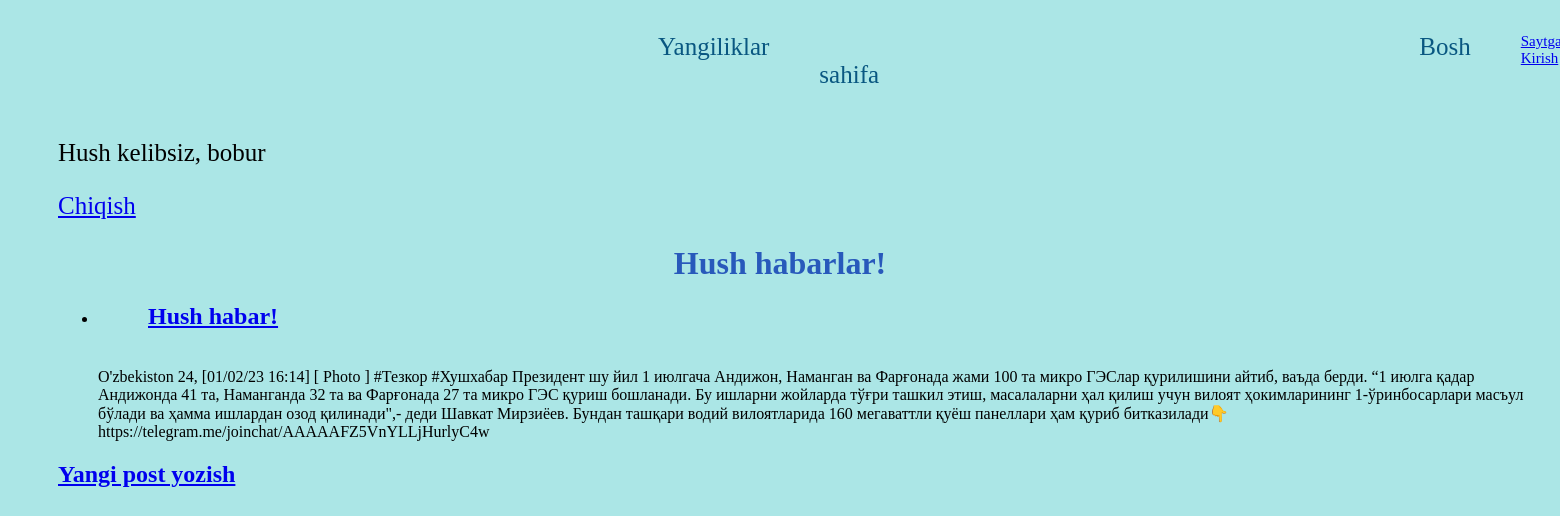
The app's page / (signed in) with its own data.
### project/models.py (models this page shows, shortened)
class Post(models.Model):
    title=models.CharField(max_length=150)
    text=models.TextField()

### project/views.py (the view)
# urls.py: path('',HomePageView.as_view(),name='home'),
class HomePageView(ListView):
    model=Post
    template_name='home.html'

### templates/home.html (shortened to what this page needs)
<html lang="en">
    <head>
    </head>
<body>
{% extends 'base.html' %}
{% block content %}
<h1>Hush habarlar!</h1>
<ul>
    {% for post in object_list %}
        <li><h2><a href="{% url 'post_detail' post.pk %}">{{ post.title }}</a></h2></br>{{ post.text }}</br></li>
    {% endfor %}
</ul>
{% endblock content %}

### templates/base.html (shortened to what this page needs)
{% load static %}
<html lang="en">
    <head>
    <link rel="stylesheet" href="{% static 'css/base.css' %}">
    </head>
<body>
<header>
    <div class='divs'>
<p><a href="{% url 'homes' %}" class='hrg'>Yangiliklar</a></p>
<p><a href="{% url 'home' %}" class='hrg'>Bosh sahifa</a></p>
<p>
    <a href="{% url 'login' %}" class='hrj'>Saytga Kirish</a></p>
    </div>
</header>
{% if user.is_authenticated %}
    <p>Hush kelibsiz, {{ user.username }} </p>
    <p><a href="{% url 'logout' %}">Chiqish</a></p>
{% endif %}
<div>
    {% block content %}
    {% endblock content %}
</div>
<footer>
    <h2><a href="{% url 'blog_create' %}">Yangi post yozish</a></h2>
</footer>
</body>
</html>

### static/css/base.css (style rules this page uses)
* { background-color: rgb(171, 230, 230); }
h1 { text-align: center; color: rgb(40, 89, 187); }
p { margin-left: 50px; font-size: 25; font-family: italic; }
h2 { margin-left: 50px; font-family: serif; }
li { margin-left: 50px; }
header { display: flex; }
.divs { display: flex; }
.hrg { text-decoration: none; margin-left: 600px; color: rgb(9, 87, 129); }
.hrj { font-size: 15px; }

### records on screen
Post: title "Hush habar!", text "O'zbekiston 24, [01/02/23 16:14] [ Photo ] #Тезкор #Хушхабар Президент шу йил 1 июлгача Андижон, Наманган ва Фарғонада жами 100 та микро ГЭСлар қурилишини айтиб, ваъда берди. “1 июлга қадар Андижонда 41 та, Наманганда 32 та ва Фарғонада 27 та микро ГЭС қуриш бошланади. Бу ишларни жойларда тўғри ташкил этиш, масалаларни ҳал қилиш учун вилоят ҳокимларининг 1-ўринбосарлари масъул бўлади ва ҳамма ишлардан озод қилинади\",- деди Шавкат Мирзиёев. Бундан ташқари водий вилоятларида 160 мегаваттли қуёш панеллари ҳам қуриб битказилади👇 https://telegram.me/joinchat/AAAAAFZ5VnYLLjHurlyC4w"

### other values on screen
{{ user.username }} "bobur"
